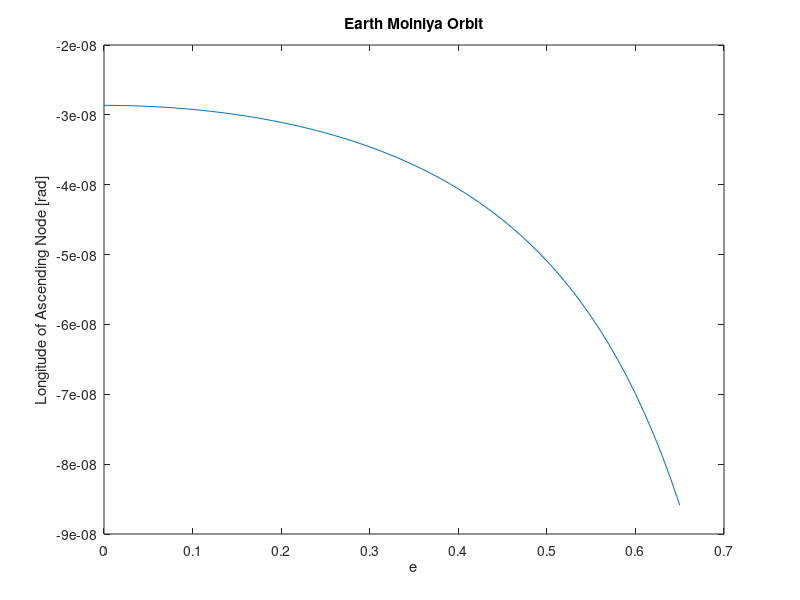

Here is the MATLAB script that generated this plot:
clear all

%% Homework 2 Problem 1
% Author: Darrell Hamilton
% Date: 03/10/2023
% Description: This script was created as a "calculator" for Homework Problem 1.
% Calculates optimal values of a, e, and i to minimize omega_dot for an 
% Molniya orbit around Earth

% Initialize Constants
J_2 = 0.00108;          % Earth J_2
R = 6370;               % Radius of Earth
mu = 3.986*10^5;        % Gravitational constant for earth

% Calculate Period
T = (1/3)*3600*24;

% Calculate Semimajor Axis
a = ((T/(2*pi))^2*mu)^(1/3);

% Calculate mean motion
n = sqrt(mu/a^3);

% Determine maximum eccentricity due to altitude constraint
e_max = -(600 + R)/a + 1;

% Calculate inclination
i = acos(sqrt(1/5))*180/pi;

% Plot omega_dot to
e=0.0:0.01:0.99;
R_alt = a*(1-e) - R;
idx = find(R_alt > 600);
e = e(idx);

omega_dot = -3/2*n*J_2*(R/a)^2*cos(i)./(1-e.^2).^2;
plot(e,omega_dot)
title("Earth Molniya Orbit")
ylabel("Longitude of Ascending Node [rad]")
xlabel("e")



